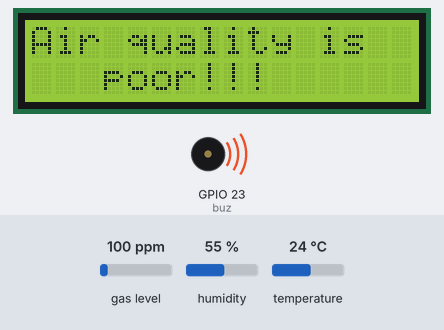
The sketch below on a simulated ESP32. Parts: 16×2 character LCD, buzzer (waves = sounding, pin HIGH). Inputs (shaded band) come from the test bench; at power-on: gas level 100 ppm, humidity 55 %, temperature 24 °C. WiFi joins after 1.5 s; servers stay silent unless stated; what the sketch prints to the serial monitor is not drawn.

Above: at 4.1 s.
4.2 s: gas level set to 17 ppm
At 9.9 s:
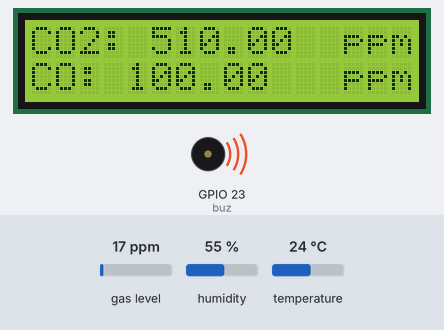
18.2 s: gas level set to 14 ppm
At 32.1 s:
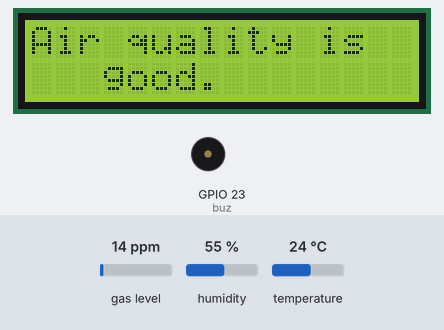
32.2 s: gas level set to 20 ppm
At 48.8 s:
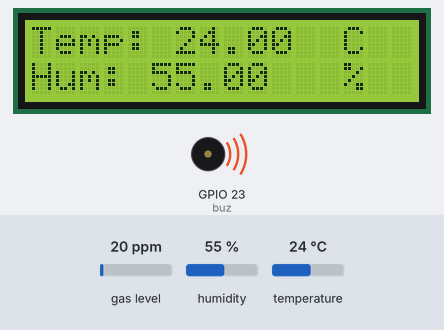
Timing chart, 0 to 50.3 s (numbered marks = the images above; inputs shaded):
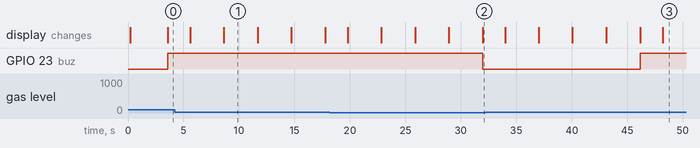

The sketch:

Air_Quality_Analyzer.ino
```cpp
#define BLYNK_PRINT Serial
#define BLYNK_TEMPLATE_ID "TMPLhuml4X2a"
#define BLYNK_DEVICE_NAME "Air Quality Monitoring"
#define BLYNK_AUTH_TOKEN "a7Q-8_ZelDvFGI1v3oegdAhBCK5MfqJ9"

#include <WiFi.h>
#include <WiFiClient.h>
#include <BlynkSimpleEsp32.h>
#include<WebServer.h>
#include "DHT.h"
#include "MQ135.h"
#include <MQUnifiedsensor.h>
#include <LiquidCrystal_I2C.h>
LiquidCrystal_I2C lcd(0x27, 16, 2);

#define DHTTYPE DHT11
#define buz 23
// definitions for MQ135
#define placa "ESP-32"
#define Voltage_Resolution 3.3
#define pin 34 //Analog input 0 of your arduino
#define type "MQ-135" //MQ135
#define ADC_Bit_Resolution 12 // For arduino UNO/MEGA/NANO
#define RatioMQ135CleanAir 3.6//RS / R0 = 3.6 ppm
MQUnifiedsensor MQ135(placa, Voltage_Resolution, ADC_Bit_Resolution, pin, type);

BlynkTimer timer;

// *****AUTHENTICATION FOR IOT SERVER
const char *auth = BLYNK_AUTH_TOKEN;
const char* ssid = "Hehe";
const char* password = "noman amin";

WebServer server(80);

uint8_t DHTPin = 4;

DHT dht(DHTPin, DHTTYPE);

float temperature;
float humidity;
int threshold = 400;

void sendSensor()
{
  //************* TEMPERATUR AND HUMIDTY

  temperature = dht.readTemperature();
  humidity = dht.readHumidity();
  float heat_index = dht.computeHeatIndex(temperature, humidity, false); //compute heat index in celcius (isFahrenheit = false)
  Serial.println("----------------------------------------------");
  Serial.print("Temperature is : ");
  Serial.print(temperature);
  Serial.println(" °C");
  Serial. print("Humidity is :");
  Serial.print(humidity);
  Serial.println(" %");
  Serial.print("Heat index is ");
  Serial.print(heat_index);
  Serial.println(" °C");
  Serial.println("-----------------------------------------------");

   // MQ Reading and updating section
  MQ135.update(); // Update data, the arduino will be read the voltage on the analog pin
  MQ135.setA(605.18); MQ135.setB(-3.937); // Configurate the ecuation values to get CO concentration
  float CO = MQ135.readSensor(); // Sensor will read PPM concentration using the model and a and b values setted before or in the setup
  MQ135.setA(77.255); MQ135.setB(-3.18); // Configurate the ecuation values to get Alcohol concentration
  float Alcohol = MQ135.readSensor(); // Sensor will read PPM concentration using the model and a and b values setted before or in the setup
  MQ135.setA(110.47); MQ135.setB(-2.862); // Configurate the ecuation values to get CO2 concentration
  float CO2 = 410 + MQ135.readSensor(); // Sensor will read PPM concentration using the model and a and b values setted before or in the setup
  MQ135.setA(44.947); MQ135.setB(-3.445); // Configurate the ecuation values to get Toluene concentration
  float Toluene = MQ135.readSensor(); // Sensor will read PPM concentration using the model and a and b values setted before or in the setup
  MQ135.setA(102.2 ); MQ135.setB(-2.473); // Configurate the ecuation values to get NH4 concentration
  float NH4 = MQ135.readSensor(); // Sensor will read PPM concentration using the model and a and b values setted before or in the setup
  MQ135.setA(34.668); MQ135.setB(-3.369); // Configurate the ecuation values to get Acetone concentration
  float Acetone = MQ135.readSensor(); // Sensor will read PPM concentration using the model and a and b values setted before or in the setup

  // ****** WRITING IN IOT SERVER
  Blynk.virtualWrite(V0,temperature);
  Blynk.virtualWrite(V1,humidity);
  Blynk.virtualWrite(V2, CO2);
  Blynk.virtualWrite(V8, heat_index);
  Blynk.virtualWrite(V3, NH4);
  Blynk.virtualWrite(V4, Alcohol);
  Blynk.virtualWrite(V5, Toluene);
  Blynk.virtualWrite(V6, CO);
  Blynk.virtualWrite(V7, Acetone);

  Serial.print("CO: "); Serial.println(CO);
  Serial.print("Alcohol: "); Serial.println(Alcohol);

  Serial.print("CO2: ");
  Serial.println(CO2);

  Serial.print("TOLUENE: ");
  Serial.println(Toluene);

  Serial.print("NH4: ");
  Serial.println(NH4);

  Serial.print("ACETONE: ");
  Serial.println(Acetone);

  if(CO2 > 425 || CO > 50 || Alcohol > 50 || Toluene > 50 || NH4 > 50 || Acetone > 50)
  {
    Serial.println("heavyyyy!!!");
    lcd.clear();
    lcd.setCursor(0,0);
    lcd.print("Air quality is");
    lcd.setCursor(0,1);
    lcd.print("   poor!!!");
    digitalWrite(buz,HIGH);
  }
  else
  {
    Serial.println("Good");
    lcd.clear();
    lcd.setCursor(0,0);
    lcd.print("Air quality is");
    lcd.setCursor(0,1);
    lcd.print("   good.");
    digitalWrite(buz,LOW);
  }

  delay(2000);
  lcd.clear();
  lcd.setCursor(0,0);
  lcd.print("Temp: ");
  lcd.print(temperature);
  lcd.setCursor(13,0);
  lcd.print("C");
  lcd.setCursor(0,1);
  lcd.print("Hum: ");
  lcd.print(humidity);
  lcd.setCursor(13,1);
  lcd.print("%");
  delay(3000);

  lcd.clear();
  lcd.setCursor(0,0);
  lcd.print("CO2: ");
  lcd.print(CO2);
  lcd.setCursor(13,0);
  lcd.print("ppm");
  lcd.setCursor(0,1);
  lcd.print("CO: ");
  lcd.print(CO);
  lcd.setCursor(13,1);
  lcd.print("ppm");
  delay(3000);

  lcd.clear();
  lcd.setCursor(0,0);
  lcd.print("Alc: ");
  lcd.print(Alcohol);
  lcd.setCursor(13,0);
  lcd.print("ppm");
  lcd.setCursor(0,1);
  lcd.print("Toluene: ");
  lcd.print(Toluene);
  lcd.setCursor(13,1);
  lcd.print("ppm");
  delay(3000);

  lcd.clear();
  lcd.setCursor(0,0);
  lcd.print("NH4: ");
  lcd.print(NH4);
  lcd.setCursor(13,0);
  lcd.print("ppm");
  lcd.setCursor(0,1);
  lcd.print("Acetone: ");
  lcd.print(Acetone);
  lcd.setCursor(13,1);
  lcd.print("ppm");
  delay(3000);
}

void setup() {

  Serial.begin(115200);
  delay(100);

  lcd.begin();
  lcd.backlight();
  lcd.setCursor(0,0);
  lcd.print("                ");
  lcd.setCursor(0,1);
  lcd.print("                ");
  lcd.setCursor(0,0);
  lcd.print("Air Quality");
  lcd.setCursor(0,1);
  lcd.print("   Analyzer");

  pinMode(buz, OUTPUT);
  pinMode(DHTPin, INPUT);
  dht.begin();

  // **** CONNECTING TO WIFI

  Serial.println("Connecting to ");
  Serial.println(ssid);

  WiFi.begin(ssid, password);

  while(WiFi.status()!= WL_CONNECTED){
    delay(1000);
    Serial.print(".");
  }
  Serial.println("");
  Serial.println("WiFi Connected...!");
  Serial.print("Got IP: "); Serial.println(WiFi.localIP());
  Serial.println("");

  Serial .println("");

  // ******* CALIBRATING SENSOR
  MQ135.setRegressionMethod(1); // to set if the graph is linear or exponential 1->exponential
  MQ135.init();
  Serial.println("Calribrating please wait : ");
  float calcR0 = 0;
  for(int i = 1; i <= 10; i++)
  {
    MQ135.update();
    calcR0 += MQ135.calibrate(RatioMQ135CleanAir);
    Serial.print(".");
  }
  MQ135.setR0(calcR0/10);
  Serial.println("   done!.");
  if(isinf(calcR0)) {Serial.println("Warning: Conection issue founded, R0 is infite (Open circuit detected) please check your wiring and supply"); while(1);}
  if(calcR0 == 0){Serial.println("Warning: Conection issue founded, R0 is zero (Analog pin with short circuit to ground) please check your wiring and supply"); while(1);}

  //CONNECT TO IOT SERVER
  Blynk.begin(auth, ssid, password);
  timer.setInterval(1000L, sendSensor);
}

void loop() {
  Blynk.run();
  timer.run();

}
```

Measured:
- the behaviour switches between 16 and 15 ppm on gas level (found by bisection; images 1 and 2)
- after the input at 18.2 s, GPIO 23 (buz): HIGH → LOW after 13.8 s; the display: first differs from a run without the input after 13.8 s (image 2)
- after the input at 32.2 s, GPIO 23 (buz): LOW → HIGH after 14.0 s; the display: first differs from a run without the input after 14.0 s (image 3 shows a later state)
- what the display in image 1 shows lasts 3.1 s, from 8.6 s to 11.7 s
